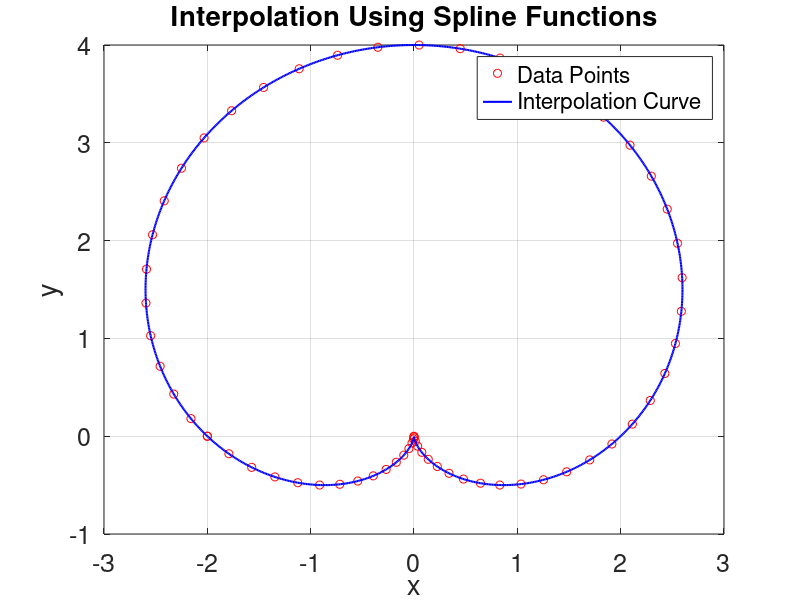

MATLAB code to generate this figure:
%----------Problem 1-----------
diary('output1.txt');
diary on;
clear; clc; close all;

%% Data Points
data = [
   -2.0000   -0.0000;
   -1.7913   -0.1797;
   -1.5707   -0.3184;
   -1.3460   -0.4164;
   -1.1248   -0.4755;
   -0.9137   -0.4992;
   -0.7186   -0.4916;
   -0.5442   -0.4584;
   -0.3938   -0.4055;
   -0.2694   -0.3395;
   -0.1713   -0.2668;
   -0.0987   -0.1939;
   -0.0493   -0.1267;
   -0.0195   -0.0702;
   -0.0049   -0.0287;
   -0.0004   -0.0050;
    0.0000   -0.0009;
    0.0021   -0.0165;
    0.0119   -0.0509;
    0.0347   -0.1016;
    0.0755   -0.1650;
    0.1381   -0.2362;
    0.2254   -0.3097;
    0.3389   -0.3793;
    0.4786   -0.4384;
    0.6434   -0.4806;
    0.8303   -0.4995;
    1.0354   -0.4895;
    1.2532   -0.4455;
    1.4773   -0.3640;
    1.7006   -0.2424;
    1.9152   -0.0797;
    2.1131    0.1236;
    2.2865    0.3653;
    2.4277    0.6417;
    2.5299    0.9477;
    2.5872    1.2767;
    2.5949    1.6211;
    2.5499    1.9725;
    2.4504    2.3216;
    2.2966    2.6591;
    2.0904    2.9757;
    1.8351    3.2624;
    1.5360    3.5111;
    1.1996    3.7143;
    0.8337    3.8662;
    0.4472    3.9622;
    0.0496    3.9995;
   -0.3493    3.9770;
   -0.7395    3.8953;
   -1.1113    3.7569;
   -1.4558    3.5659;
   -1.7649    3.3279;
   -2.0315    3.0499;
   -2.2503    2.7399;
   -2.4173    2.4067;
   -2.5303    2.0595;
   -2.5888    1.7079;
   -2.5939    1.3609;
   -2.5485    1.0273;
   -2.4569    0.7150;
   -2.3248    0.4307;
   -2.1587    0.1800
];

x = data(:, 1);
y = data(:, 2);

% Ensure the Curve is Closed
x = [x; x(1)];
y = [y; y(1)];

%% Parametrization
n = length(x);
t = zeros(n, 1);
for i = 2:n
    t(i) = t(i-1) + sqrt((x(i) - x(i-1))^2 + (y(i) - y(i-1))^2);
end

%% Interpolation Using Spline Functions
tt = linspace(t(1), t(end), 1000);
xs = spline(t, x, tt);
ys = spline(t, y, tt);

%% Calculate the Length
ppx = spline(t, x);
ppy = spline(t, y);

% Compute the First Derivative
dppx = fnder(ppx,1);
dppy = fnder(ppy,1);
dx = ppval(dppx, tt);
dy = ppval(dppy, tt);

% Compute Curve Length
ds = sqrt(dx.^2 + dy.^2);
curve_length = trapz(tt, ds);

%% Plot the Figure
figure;
plot(x, y, 'ro', 'MarkerSize', 6, 'DisplayName', 'Data Points');
hold on;
plot(xs, ys, 'b-', 'LineWidth', 1.5, 'DisplayName', 'Interpolation Curve');
grid on;
xlabel('x');
ylabel('y');
title('Interpolation Using Spline Functions');
legend('Location', 'Best');

%% Print and Save
set(gca, 'FontSize', 18);
set(gcf, 'Position', [100, 100, 1600, 900]);
exportgraphics(gcf, 'Problem1.pdf', 'ContentType', 'vector');

fprintf('Curve Length = %.4f\n', curve_length);

diary off;
